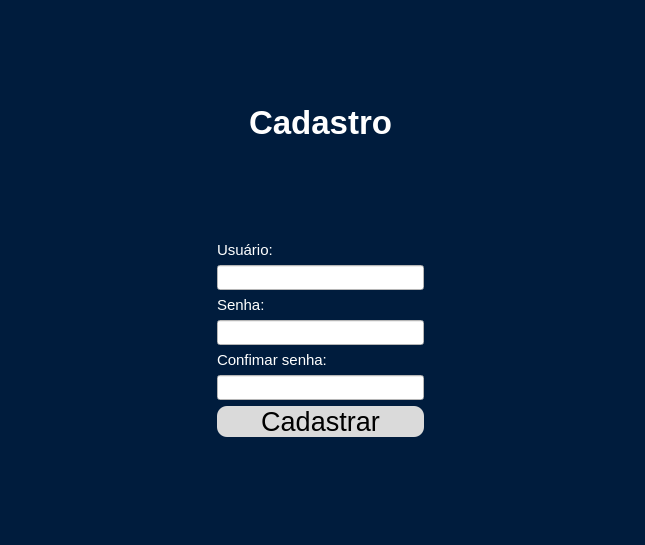
<?xml version="1.0" encoding="UTF-8"?>
<ui version="4.0">
 <class>MainWindow</class>
 <widget class="QMainWindow" name="MainWindow">
  <property name="geometry">
   <rect>
    <x>0</x>
    <y>0</y>
    <width>645</width>
    <height>545</height>
   </rect>
  </property>
  <property name="minimumSize">
   <size>
    <width>645</width>
    <height>545</height>
   </size>
  </property>
  <property name="windowTitle">
   <string>Cadastro</string>
  </property>
  <property name="styleSheet">
   <string notr="true">background-color: rgb(0, 28, 61);</string>
  </property>
  <widget class="QWidget" name="centralwidget">
   <widget class="QWidget" name="gridLayoutWidget">
    <property name="geometry">
     <rect>
      <x>0</x>
      <y>0</y>
      <width>641</width>
      <height>541</height>
     </rect>
    </property>
    <layout class="QGridLayout" name="gridLayout">
     <property name="leftMargin">
      <number>9</number>
     </property>
     <property name="topMargin">
      <number>9</number>
     </property>
     <property name="rightMargin">
      <number>9</number>
     </property>
     <property name="bottomMargin">
      <number>9</number>
     </property>
     <item row="6" column="2">
      <spacer name="horizontalSpacer">
       <property name="orientation">
        <enum>Qt::Horizontal</enum>
       </property>
       <property name="sizeHint" stdset="0">
        <size>
         <width>40</width>
         <height>20</height>
        </size>
       </property>
      </spacer>
     </item>
     <item row="12" column="1">
      <spacer name="verticalSpacer_2">
       <property name="orientation">
        <enum>Qt::Vertical</enum>
       </property>
       <property name="sizeHint" stdset="0">
        <size>
         <width>20</width>
         <height>40</height>
        </size>
       </property>
      </spacer>
     </item>
     <item row="9" column="1">
      <widget class="QLabel" name="label_4">
       <property name="font">
        <font>
         <pointsize>11</pointsize>
        </font>
       </property>
       <property name="styleSheet">
        <string notr="true">color: rgb(255, 255, 255);</string>
       </property>
       <property name="text">
        <string>Confimar senha:</string>
       </property>
      </widget>
     </item>
     <item row="6" column="0">
      <spacer name="horizontalSpacer_2">
       <property name="orientation">
        <enum>Qt::Horizontal</enum>
       </property>
       <property name="sizeHint" stdset="0">
        <size>
         <width>40</width>
         <height>20</height>
        </size>
       </property>
      </spacer>
     </item>
     <item row="5" column="1">
      <widget class="QLabel" name="label_2">
       <property name="font">
        <font>
         <pointsize>11</pointsize>
         <weight>50</weight>
         <bold>false</bold>
        </font>
       </property>
       <property name="styleSheet">
        <string notr="true">color: rgb(255, 255, 255);</string>
       </property>
       <property name="text">
        <string>Usuário:</string>
       </property>
      </widget>
     </item>
     <item row="3" column="1">
      <widget class="QLabel" name="label">
       <property name="font">
        <font>
         <pointsize>25</pointsize>
         <weight>75</weight>
         <bold>true</bold>
        </font>
       </property>
       <property name="styleSheet">
        <string notr="true">color: rgb(255, 255, 255);</string>
       </property>
       <property name="text">
        <string>Cadastro</string>
       </property>
       <property name="alignment">
        <set>Qt::AlignCenter</set>
       </property>
      </widget>
     </item>
     <item row="7" column="1">
      <widget class="QLabel" name="label_3">
       <property name="font">
        <font>
         <pointsize>11</pointsize>
        </font>
       </property>
       <property name="styleSheet">
        <string notr="true">color: rgb(255, 255, 255);</string>
       </property>
       <property name="text">
        <string>Senha:</string>
       </property>
      </widget>
     </item>
     <item row="4" column="1">
      <spacer name="verticalSpacer_3">
       <property name="orientation">
        <enum>Qt::Vertical</enum>
       </property>
       <property name="sizeHint" stdset="0">
        <size>
         <width>20</width>
         <height>40</height>
        </size>
       </property>
      </spacer>
     </item>
     <item row="8" column="1">
      <widget class="QLineEdit" name="lineEdit_2">
       <property name="minimumSize">
        <size>
         <width>100</width>
         <height>25</height>
        </size>
       </property>
       <property name="maximumSize">
        <size>
         <width>400</width>
         <height>25</height>
        </size>
       </property>
       <property name="styleSheet">
        <string notr="true">background-color: rgb(255, 255, 255);</string>
       </property>
      </widget>
     </item>
     <item row="11" column="1">
      <widget class="QPushButton" name="Cadastro">
       <property name="minimumSize">
        <size>
         <width>100</width>
         <height>30</height>
        </size>
       </property>
       <property name="maximumSize">
        <size>
         <width>400</width>
         <height>50</height>
        </size>
       </property>
       <property name="font">
        <font>
         <pointsize>20</pointsize>
        </font>
       </property>
       <property name="styleSheet">
        <string notr="true">background-color: rgb(218, 218, 218);
border-radius: 10px;</string>
       </property>
       <property name="text">
        <string>Cadastrar</string>
       </property>
      </widget>
     </item>
     <item row="0" column="1">
      <spacer name="verticalSpacer">
       <property name="orientation">
        <enum>Qt::Vertical</enum>
       </property>
       <property name="sizeHint" stdset="0">
        <size>
         <width>20</width>
         <height>40</height>
        </size>
       </property>
      </spacer>
     </item>
     <item row="6" column="1">
      <widget class="QLineEdit" name="lineEdit">
       <property name="minimumSize">
        <size>
         <width>100</width>
         <height>25</height>
        </size>
       </property>
       <property name="maximumSize">
        <size>
         <width>400</width>
         <height>25</height>
        </size>
       </property>
       <property name="styleSheet">
        <string notr="true">background-color: rgb(255, 255, 255);</string>
       </property>
      </widget>
     </item>
     <item row="10" column="1">
      <widget class="QLineEdit" name="lineEdit_3">
       <property name="minimumSize">
        <size>
         <width>100</width>
         <height>25</height>
        </size>
       </property>
       <property name="maximumSize">
        <size>
         <width>400</width>
         <height>25</height>
        </size>
       </property>
       <property name="styleSheet">
        <string notr="true">background-color: rgb(255, 255, 255);</string>
       </property>
      </widget>
     </item>
    </layout>
   </widget>
  </widget>
  <widget class="QStatusBar" name="statusbar"/>
 </widget>
 <tabstops>
  <tabstop>lineEdit</tabstop>
  <tabstop>lineEdit_2</tabstop>
  <tabstop>lineEdit_3</tabstop>
  <tabstop>Cadastro</tabstop>
 </tabstops>
 <resources/>
 <connections/>
</ui>
